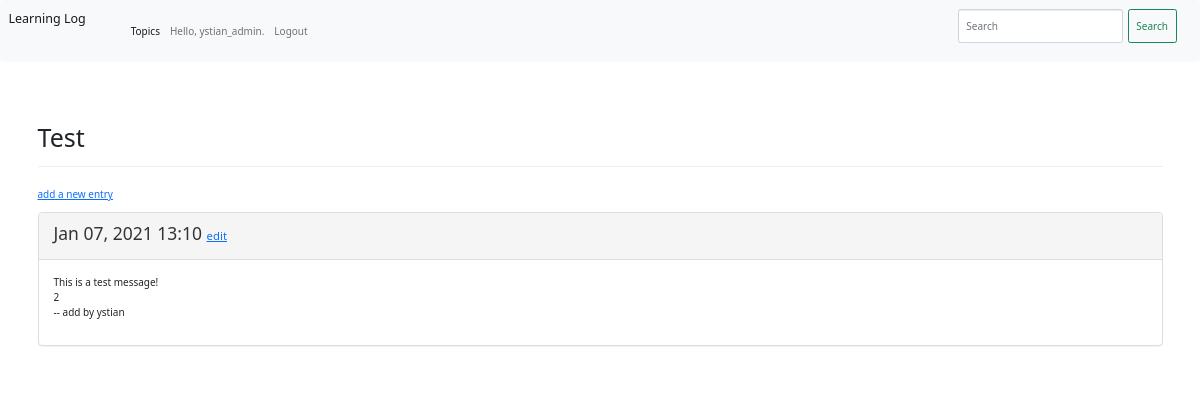
/topics/15/ (signed in), run on the app's committed database.
### learning_logs/models.py (models this page shows, shortened)
class Topic(models.Model):
    text = models.CharField(max_length=200)
    date_added = models.DateTimeField(auto_now_add=True)
    owner = models.ForeignKey(User, on_delete = models.CASCADE)
    def __str__(self):
        return self.text

class Entry(models.Model):
    topic = models.ForeignKey(Topic,on_delete = models.CASCADE)
    text = models.TextField()
    date_added = models.DateTimeField(auto_now_add=True)
    class Meta:
        verbose_name_plural = 'entries'

### learning_logs/views.py (the view)
# urls.py: path('topics/<topic_id>/', views.topic, name = 'topic'),
@login_required
def topic(request, topic_id):
    topic = Topic.objects.get(id=topic_id)
    if request.user != topic.owner:
        raise Http404
    entries = topic.entry_set.order_by('-date_added')
    context = {'topic':topic, 'entries':entries}
    return render(request, 'learning_logs/topic.html', context)

### learning_logs/templates/learning_logs/topic.html
{% extends 'learning_logs/base.html' %}
{% block  header %}
  <h1>{{ topic }}</h1>
{% endblock header %}
{% block content %}
  <p>
    <a href="{% url 'learning_logs:new_entry' topic.id %}">add a new entry</a>
  </p>
  {% for entry in entries %}
    <div class="panel panel-default">
      <div class="panel-heading">
        <h3>{{ entry.date_added|date:'M d, Y H:i' }}
          <small>
            <a href = "{% url 'learning_logs:edit_entry' entry.id %}">edit</a>
          </small>
        </h3>
      </div>
      <div class="panel-body">
        {{ entry.text|linebreaks }}
      </div>
    </div>
  {% empty %}
	  There are no entries for this topic yet.
  {% endfor %}
{% endblock content %}

### learning_logs/templates/learning_logs/base.html (shortened to what this page needs)
{% load bootstrap3 %}
{% bootstrap_css %}
{% load bootstrap3 %}
<!DOCTYPE html>
<html lang="en">
  <head>
    <link href="https://cdn.jsdelivr.net/npm/bootstrap@5.0.0-beta1/dist/css/bootstrap.min.css" rel="stylesheet">
  </head>
  <body>
    <nav class="navbar navbar-expand-lg navbar-light bg-light">
      <div class="container-fluid">
        <a class="navbar-brand" href="{% url 'learning_logs:index' %}">Learning Log</a>
        <div class="collapse navbar-collapse" id="navbarSupportedContent">
          <ul class="navbar-nav me-auto mb-2 mb-lg-0">
            <li class="nav-item">
              <a class="nav-link active" aria-current="page" href="{% url 'learning_logs:topics' %}">Topics</a>
            </li>
            {% if user.is_authenticated %}
            <li class="nav-item">
              <a class="nav-link" href="#">Hello, {{user.username}}.</a>
            </li>
            <li class="nav-item">
              <a class="nav-link" href="{% url 'users:logout' %}">Logout</a>
            </li>
            {% endif %}
          </ul>
          <form class="d-flex">
            <input class="form-control me-2" type="search" placeholder="Search" aria-label="Search">
            <button class="btn btn-outline-success" type="submit">Search</button>
          </form>
        </div>
      </div>
    </nav>
    <div class="container">
      <div class = "page-header">
        {% block header %}{% endblock header %}
      </div>
      <div>
        {% block content %}{% endblock content %}
      </div>
    </div>
  </body>
</html>

### data on the page
Topic: text "Test"
Entry: date_added "Jan 07, 2021 13:10", text "This is a test message! 2 -- add by ystian"

### other printed values
{{ user.username }} "ystian_admin"
